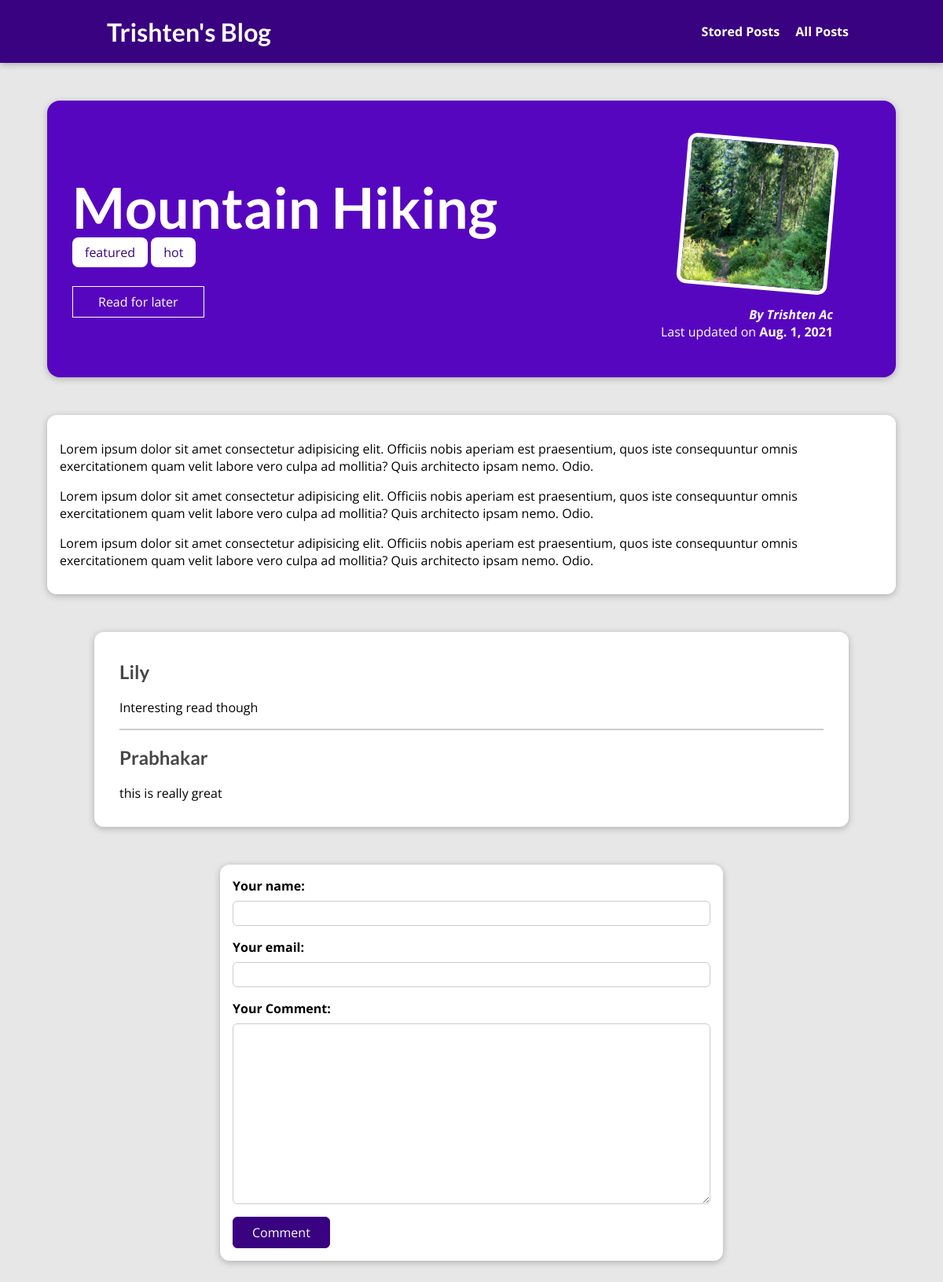
The page /posts/hike-in-the-mountains on the database its author committed.
### blog/models.py (models this page shows, shortened)
class Post(models.Model):
    title = models.CharField(max_length=150)
    excerpt = models.CharField(max_length=200)
    image = models.ImageField(upload_to="posts", null=True)
    date = models.DateField(auto_now=True)
    slug = models.SlugField(unique=True, db_index=True)
    content = models.TextField(validators=[MinLengthValidator(10)])
    author = models.ForeignKey(Author, on_delete=models.SET_NULL, null=True ,related_name="posts")
    tags = models.ManyToManyField(Tag)

class Tag(models.Model):
    caption = models.CharField(max_length=20)

class Author(models.Model):
    first_name = models.CharField(max_length=80)
    last_name = models.CharField(max_length=80)
    email = models.EmailField(max_length=254)
    def __str__(self):
        return f"{self.first_name} {self.last_name}"

class Comment(models.Model):
    user_name = models.CharField(max_length=120)
    user_email= models.EmailField()
    text= models.TextField(max_length=400)
    post=models.ForeignKey(Post, on_delete=models.CASCADE, related_name="comments")

### blog/views.py (the view)
# urls.py: path("posts/<slug:slug>", views.SinglePostView.as_view(), name="post-detail-page"),
class SinglePostView(View):
    template_name = "blog/post-detail.html"
    model = Post
    def is_stored_post(self, request, post_id):
        stored_posts = request.session.get("stored_posts")
        if stored_posts is not None:
            is_saved_for_later = post_id in stored_posts
        else:
            is_saved_for_later = False
        return is_saved_for_later
    def get(self, request, slug):
        post = Post.objects.get(slug=slug)
        context = {
            "post": post,
            "post_tags": post.tags.all(),
            "comment_form": CommentForm(),
            "comments": post.comments.all().order_by("-id"),
            "saved_for_later" : self.is_stored_post(request, post.id)
        }
        return render(request, "blog/post-detail.html", context)
    def post(self, request, slug):
        comment_form = CommentForm(request.POST)
        post = Post.objects.get(slug=slug)
        if comment_form.is_valid():
            """
            inorder to make comment editable, we need to get a refrence of the model,
            we can do this by enabling commit set to false on save method, which will halt comment to hit database
            and creates an instance of the the post.
            """
            comment = comment_form.save(commit=False)
            comment.post = post
            """ now call save method and redirect"""
            comment.save()
            return HttpResponseRedirect(reverse("post-detail-page", args=[slug]))
        """
        if comment form validation fails then re fetch the context from get,

        """
        context = {
            "post": post,
            "post_tags": post.tags.all(),
            "comment_form": comment_form,
            "comments": post.comments.all().order_by("-id"),
            "saved_for_later" : self.is_stored_post(request, post.id)
        }
        return render(request, "blog/post-detail.html", context)

### blog/forms.py
class CommentForm(forms.ModelForm):
    class Meta:
        model = Comment
        exclude = ["post"]
        labels = {
            "user_name": "Your name",
            "user_email": "Your email",
            "text": "Your Comment"
        }

### blog/templates/blog/post-detail.html (shortened to what this page needs)
{% extends 'base.html' %}
{% load static %}
{% block content %}
    {% block css_files %}
        <link rel="stylesheet" href="{% static 'blog/post-detail.css' %}">
    {% endblock %}
    <section id="summary">
            <h2>{{ post.title}} </h2>
            <div>
                {% for tag in post_tags %}
                <span class="tag">{{ tag.caption}}</span>
                {% endfor %}
            </div>
            <div id="read-later">
                <form action="{% url 'read-later' %}" method="POST">
                    <button>
                    {% if saved_for_later %}
                    Remove from later list
                    {% else %}
                    Read for later
                    {% endif %}
                    </button>
                </form>
            </div>
            <article>
                <img src="{{ post.image.url }}" alt="Post title">
                <address>By <a href="{{post.author.email}}">{{ post.author }}</a></address>
                <div>
                    Last updated on <time>{{ post.date}}<time>
                </div>
            </article>
    </section>
    <main>
        {{ post.content|linebreaks}}
    </main>
    <section id="comments">
        <ul>
            {% for comment in comments %}
                <li>
                    <h2>{{ comment.user_name }}</h2>
                    <p>{{ comment.text|linebreaks}}</p>
                </li>
            {% endfor %}
        </ul>
    </section>
    <div>
        <form id="comment-form" action="{% url 'post-detail-page' post.slug %}" method="POST">
            {% for form_field in comment_form %}
                <div class="
                    form-control
                ">
                    {{ form_field.label_tag}}
                    {{ form_field }}
                </div>
            {% endfor %}
            <button>Comment</button>
        </form>
    </div>
{% endblock %}

### static/app.css (style rules this page uses)
* { box-sizing: border-box; }
html { font-family: "Open Sans", "Lato", sans-serif; }
body { margin: 0; }
h1, h2, h3 { font-family: "Lato", sans-serif; font-weight: bold; }

### blog/static/blog/post-detail.css (style rules this page uses)
body { background-color: #e7e7e7; }
#summary { margin: 8rem auto 3rem auto; padding: 2rem; width: 90%; max-width: 90rem; border-radius: 16px; background-color: #5706c0; position: relative; box-shadow: 0 2px 8px rgba(0, 0, 0, 0.25); height: 22rem; }
#summary h2 { color: white; font-size: 4.5rem; margin-bottom: 0.25rem; }
#summary article { position: absolute; top: 2rem; right: 3rem; padding: 1rem 2rem; border-radius: 12px; text-align: right; color: white; }
#summary article img { width: 12rem; height: 12rem; border-radius: 12px; transform: rotateZ(5deg); border: 5px solid white; margin-bottom: 1rem; }
#summary address { font-weight: bold; }
#summary a { color: white; text-decoration: none; }
#summary time { font-weight: bold; }
#read-later { margin: 2rem 0; }
#read-later button { background-color: transparent; border: 1px solid white; padding: 0.5rem 2rem; font: inherit; color: white; cursor: pointer; }
main { width: 90%; max-width: 90rem; margin: 3rem auto; background-color: white; padding: 1rem; border-radius: 12px; box-shadow: 0 2px 8px rgba(0, 0, 0, 0.25); }
.tag { background-color: white; color: #390281; padding: 0.5rem 1rem; border-radius: 8px; }
#comment-form { margin: 3rem auto; width: 90%; max-width: 40rem; border-radius: 12px; background-color: white; box-shadow: 0 2px 8px rgba(0, 0, 0, 0.25); padding: 1rem; }
#comment-form button { font: inherit; background-color: #390281; color: white; border: 1px solid #390281; padding: 0.5rem 1.5rem; border-radius: 6px; cursor: pointer; }
.form-control { margin-bottom: 1rem; }
.form-control label { font-weight: bold; margin-bottom: 0.5rem; display: block; }
.form-control input, .form-control textarea { display: block; width: 100%; font: inherit; padding: 0.25rem; border-radius: 6px; border: 1px solid #ccc; }
#comments { margin: 3rem auto; width: 90%; max-width: 60rem; border-radius: 12px; background-color: white; box-shadow: 0 2px 8px rgba(0, 0, 0, 0.25); padding: 1rem 2rem; }
#comments ul { list-style: none; margin: 0; padding: 0; }
#comments li { margin-bottom: 1rem; border-bottom: 2px solid #ccc; }
#comments li:last-of-type { border-bottom: none; }
#comments h2 { color: #464646; }

### rows shown on the page
Post: title "Mountain Hiking", image (picture), author "Trishten Ac", date "Aug. 1, 2021", content "Lorem ipsum dolor sit amet consectetur adipisicing elit. Officiis nobis aperiam est praesentium, quos iste consequuntur omnis exercitationem quam velit labore vero culpa ad mollitia? Quis architecto ipsam nemo. Odio. Lorem ipsum dolor sit amet consectetur adipisicing elit. Officiis nobis aperiam est praesentium, quos iste consequuntur omnis exercitationem quam velit labore vero culpa ad mollitia? Quis architecto ipsam nemo. Odio. Lorem ipsum dolor sit amet consectetur adipisicing elit. Officiis nobis aperiam est praesentium, quos iste consequuntur omnis exercitationem quam velit labore vero culpa ad mollitia? Quis architecto ipsam nemo. Odio."
Tag: caption "featured"
Tag: caption "hot"
Comment: user_name "Lily", text "Interesting read though"
Comment: user_name "Prabhakar", text "this is really great"
